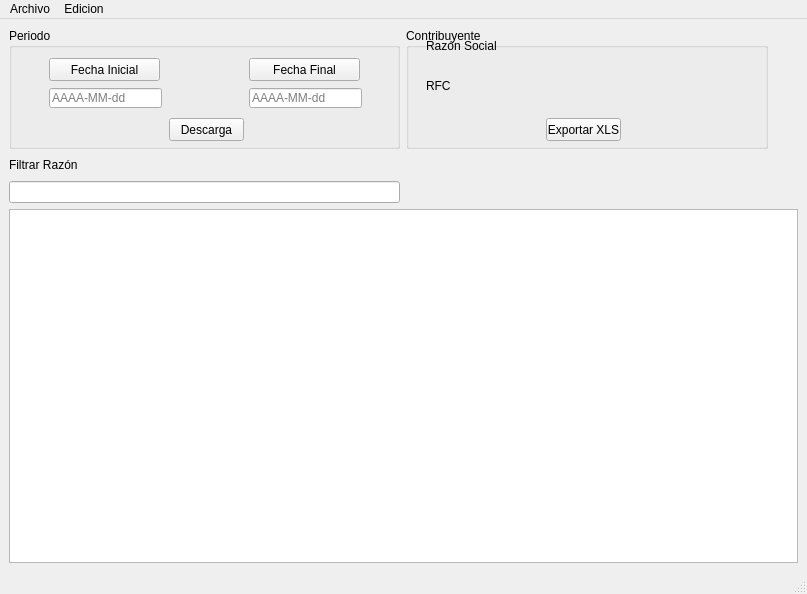
<?xml version="1.0" encoding="UTF-8"?>
<ui version="4.0">
 <class>MainWindow</class>
 <widget class="QMainWindow" name="MainWindow">
  <property name="geometry">
   <rect>
    <x>0</x>
    <y>0</y>
    <width>807</width>
    <height>594</height>
   </rect>
  </property>
  <property name="windowTitle">
   <string>MainWindow</string>
  </property>
  <widget class="QWidget" name="centralwidget">
   <layout class="QGridLayout" name="gridLayout">
    <item row="0" column="0">
     <widget class="QGroupBox" name="groupBox">
      <property name="minimumSize">
       <size>
        <width>391</width>
        <height>121</height>
       </size>
      </property>
      <property name="title">
       <string>Periodo</string>
      </property>
      <widget class="QPushButton" name="bfechaInicial">
       <property name="geometry">
        <rect>
         <x>40</x>
         <y>30</y>
         <width>111</width>
         <height>23</height>
        </rect>
       </property>
       <property name="text">
        <string>Fecha Inicial</string>
       </property>
      </widget>
      <widget class="QPushButton" name="bfechaFinal">
       <property name="geometry">
        <rect>
         <x>240</x>
         <y>30</y>
         <width>111</width>
         <height>23</height>
        </rect>
       </property>
       <property name="text">
        <string>Fecha Final</string>
       </property>
      </widget>
      <widget class="QLineEdit" name="lfechaInicial">
       <property name="geometry">
        <rect>
         <x>40</x>
         <y>60</y>
         <width>113</width>
         <height>20</height>
        </rect>
       </property>
       <property name="placeholderText">
        <string>AAAA-MM-dd</string>
       </property>
      </widget>
      <widget class="QLineEdit" name="lfechaFinal">
       <property name="geometry">
        <rect>
         <x>240</x>
         <y>60</y>
         <width>113</width>
         <height>20</height>
        </rect>
       </property>
       <property name="placeholderText">
        <string>AAAA-MM-dd</string>
       </property>
      </widget>
      <widget class="QPushButton" name="bdescarga">
       <property name="geometry">
        <rect>
         <x>160</x>
         <y>90</y>
         <width>75</width>
         <height>23</height>
        </rect>
       </property>
       <property name="text">
        <string>Descarga</string>
       </property>
      </widget>
     </widget>
    </item>
    <item row="0" column="1">
     <widget class="QGroupBox" name="groupBox_2">
      <property name="maximumSize">
       <size>
        <width>362</width>
        <height>121</height>
       </size>
      </property>
      <property name="title">
       <string>Contribuyente</string>
      </property>
      <widget class="QPushButton" name="bexportar">
       <property name="geometry">
        <rect>
         <x>140</x>
         <y>90</y>
         <width>75</width>
         <height>23</height>
        </rect>
       </property>
       <property name="text">
        <string>Exportar XLS</string>
       </property>
      </widget>
      <widget class="QLabel" name="label">
       <property name="geometry">
        <rect>
         <x>20</x>
         <y>10</y>
         <width>71</width>
         <height>16</height>
        </rect>
       </property>
       <property name="text">
        <string>Razón Social:</string>
       </property>
      </widget>
      <widget class="QLabel" name="label_2">
       <property name="geometry">
        <rect>
         <x>20</x>
         <y>50</y>
         <width>71</width>
         <height>16</height>
        </rect>
       </property>
       <property name="text">
        <string>RFC</string>
       </property>
      </widget>
      <widget class="QLabel" name="lrazon">
       <property name="geometry">
        <rect>
         <x>20</x>
         <y>30</y>
         <width>311</width>
         <height>16</height>
        </rect>
       </property>
       <property name="minimumSize">
        <size>
         <width>311</width>
         <height>16</height>
        </size>
       </property>
       <property name="text">
        <string/>
       </property>
      </widget>
      <widget class="QLabel" name="lrfc">
       <property name="geometry">
        <rect>
         <x>20</x>
         <y>70</y>
         <width>311</width>
         <height>16</height>
        </rect>
       </property>
       <property name="text">
        <string/>
       </property>
      </widget>
     </widget>
    </item>
    <item row="1" column="0">
     <widget class="QLabel" name="label_4">
      <property name="minimumSize">
       <size>
        <width>101</width>
        <height>16</height>
       </size>
      </property>
      <property name="text">
       <string>Filtrar Razón</string>
      </property>
     </widget>
    </item>
    <item row="1" column="1">
     <spacer name="horizontalSpacer_3">
      <property name="orientation">
       <enum>Qt::Horizontal</enum>
      </property>
      <property name="sizeHint" stdset="0">
       <size>
        <width>235</width>
        <height>20</height>
       </size>
      </property>
     </spacer>
    </item>
    <item row="2" column="0">
     <widget class="QLineEdit" name="lRfcRazon">
      <property name="minimumSize">
       <size>
        <width>301</width>
        <height>20</height>
       </size>
      </property>
     </widget>
    </item>
    <item row="2" column="1">
     <spacer name="horizontalSpacer_2">
      <property name="orientation">
       <enum>Qt::Horizontal</enum>
      </property>
      <property name="sizeHint" stdset="0">
       <size>
        <width>40</width>
        <height>20</height>
       </size>
      </property>
     </spacer>
    </item>
    <item row="3" column="0" colspan="3">
     <widget class="QTableView" name="tCfdi">
      <property name="minimumSize">
       <size>
        <width>781</width>
        <height>301</height>
       </size>
      </property>
     </widget>
    </item>
   </layout>
  </widget>
  <widget class="QMenuBar" name="menubar">
   <property name="geometry">
    <rect>
     <x>0</x>
     <y>0</y>
     <width>807</width>
     <height>21</height>
    </rect>
   </property>
   <widget class="QMenu" name="menuArchivo">
    <property name="title">
     <string>Archivo</string>
    </property>
    <addaction name="actionDescarga"/>
    <addaction name="actionAgrega"/>
    <addaction name="separator"/>
    <addaction name="actionSalir"/>
   </widget>
   <widget class="QMenu" name="menuEdicion">
    <property name="title">
     <string>Edicion</string>
    </property>
    <addaction name="actionExportar"/>
    <addaction name="actionVer_PDF"/>
   </widget>
   <addaction name="menuArchivo"/>
   <addaction name="menuEdicion"/>
  </widget>
  <widget class="QStatusBar" name="statusbar"/>
  <action name="actionDescarga">
   <property name="text">
    <string>Descarga</string>
   </property>
  </action>
  <action name="actionAgrega">
   <property name="text">
    <string>Agrega</string>
   </property>
  </action>
  <action name="actionSalir">
   <property name="text">
    <string>Salir</string>
   </property>
  </action>
  <action name="actionExportar">
   <property name="text">
    <string>Exportar</string>
   </property>
  </action>
  <action name="actionVer_PDF">
   <property name="text">
    <string>Ver PDF</string>
   </property>
  </action>
 </widget>
 <resources/>
 <connections/>
</ui>
